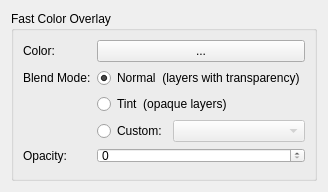
<?xml version="1.0" encoding="UTF-8"?>
<ui version="4.0">
 <class>WdgFilterFastColorOverlay</class>
 <widget class="QWidget" name="WdgFilterFastColorOverlay">
  <property name="geometry">
   <rect>
    <x>0</x>
    <y>0</y>
    <width>301</width>
    <height>155</height>
   </rect>
  </property>
  <property name="windowTitle">
   <string>Form</string>
  </property>
  <layout class="QVBoxLayout" name="verticalLayout_2">
   <item>
    <widget class="QGroupBox" name="groupBox1">
     <property name="title">
      <string>Fast Color Overlay</string>
     </property>
     <layout class="QFormLayout" name="formLayout">
      <item row="0" column="0">
       <widget class="QLabel" name="label_15">
        <property name="text">
         <string>Color:</string>
        </property>
        <property name="buddy">
         <cstring>cmbCompositeOp</cstring>
        </property>
       </widget>
      </item>
      <item row="0" column="1">
       <widget class="KisColorButton" name="bnColor">
        <property name="text">
         <string>...</string>
        </property>
       </widget>
      </item>
      <item row="1" column="0">
       <widget class="QLabel" name="label_13">
        <property name="text">
         <string>Blend Mode:</string>
        </property>
        <property name="buddy">
         <cstring>radioCompositeOpNormal</cstring>
        </property>
       </widget>
      </item>
      <item row="1" column="1">
       <widget class="QRadioButton" name="radioCompositeOpNormal">
        <property name="toolTip">
         <string/>
        </property>
        <property name="text">
         <string>Normal  (layers with transparency)</string>
        </property>
        <property name="checked">
         <bool>true</bool>
        </property>
       </widget>
      </item>
      <item row="2" column="1">
       <widget class="QRadioButton" name="radioCompositeOpTint">
        <property name="toolTip">
         <string/>
        </property>
        <property name="text">
         <string>Tint  (opaque layers)</string>
        </property>
       </widget>
      </item>
      <item row="3" column="1">
       <layout class="QHBoxLayout" name="horizontalLayout">
        <item>
         <widget class="QRadioButton" name="radioCompositeOpCustom">
          <property name="text">
           <string>Custom:</string>
          </property>
         </widget>
        </item>
        <item>
         <widget class="KisCompositeOpComboBox" name="cmbCompositeOp">
          <property name="enabled">
           <bool>false</bool>
          </property>
          <property name="sizePolicy">
           <sizepolicy hsizetype="Expanding" vsizetype="Fixed">
            <horstretch>0</horstretch>
            <verstretch>0</verstretch>
           </sizepolicy>
          </property>
          <property name="toolTip">
           <string>Set the blend mode for the layer</string>
          </property>
         </widget>
        </item>
       </layout>
      </item>
      <item row="4" column="0">
       <widget class="QLabel" name="label_14">
        <property name="text">
         <string>Opacity:</string>
        </property>
        <property name="buddy">
         <cstring>intOpacity</cstring>
        </property>
       </widget>
      </item>
      <item row="4" column="1">
       <widget class="KisSliderSpinBox" name="intOpacity">
        <property name="sizePolicy">
         <sizepolicy hsizetype="Expanding" vsizetype="Minimum">
          <horstretch>0</horstretch>
          <verstretch>0</verstretch>
         </sizepolicy>
        </property>
        <property name="minimumSize">
         <size>
          <width>10</width>
          <height>15</height>
         </size>
        </property>
        <property name="toolTip">
         <string>Set the master opacity for the overlay color</string>
        </property>
        <property name="whatsThis">
         <string>Adjust the transparency of the overlay color</string>
        </property>
       </widget>
      </item>
      <item row="5" column="1">
       <spacer name="verticalSpacer">
        <property name="orientation">
         <enum>Qt::Orientation::Vertical</enum>
        </property>
        <property name="sizeHint" stdset="0">
         <size>
          <width>20</width>
          <height>151</height>
         </size>
        </property>
       </spacer>
      </item>
     </layout>
    </widget>
   </item>
  </layout>
 </widget>
 <customwidgets>
  <customwidget>
   <class>KisColorButton</class>
   <extends>QPushButton</extends>
   <header>kis_color_button.h</header>
  </customwidget>
  <customwidget>
   <class>KisSliderSpinBox</class>
   <extends>QSpinBox</extends>
   <header location="global">kis_slider_spin_box.h</header>
   <container>1</container>
  </customwidget>
  <customwidget>
   <class>KisCompositeOpComboBox</class>
   <extends>QComboBox</extends>
   <header>kis_cmb_composite.h</header>
  </customwidget>
 </customwidgets>
 <resources/>
 <connections/>
</ui>
